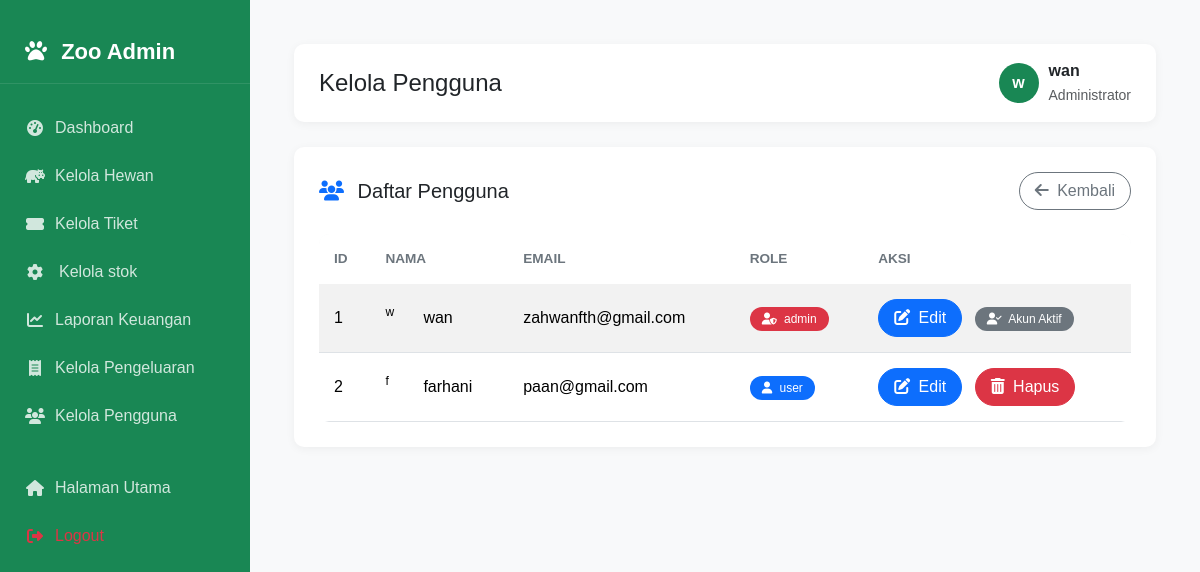
Screenshot of /admin/users.php (signed in) with the database file from the repository.
### tables this page shows
CREATE TABLE `users` (
  `id` int NOT NULL,
  `nama` varchar(100) NOT NULL,
  `email` varchar(100) NOT NULL,
  `password` varchar(255) NOT NULL,
  `role` enum('admin','user') DEFAULT 'user'
);

### admin/users.php (the view, shortened to what this page needs)
<?php
include "../database/conn.php";
$query = "SELECT * FROM users ORDER BY id DESC";
$result = $conn->query($query);
?>
<!DOCTYPE html>
<html lang="id">
<head>
  <link href="https://cdn.jsdelivr.net/npm/bootstrap@5.3.2/dist/css/bootstrap.min.css" rel="stylesheet">
  <link rel="stylesheet" href="https://cdnjs.cloudflare.com/ajax/libs/font-awesome/6.4.0/css/all.min.css">
</head>
<body>
  <div class="d-flex">
    <main class="flex-grow-1 p-4">
      <?php include 'sidebar.php'; ?>
      <div class="main-content">
        <div class="header">
          <h4 class="mb-0">Kelola Pengguna</h4>
          <div class="user-info">
            <div class="avatar">
              <?= substr($_SESSION['nama'], 0, 1) ?>
            </div>
            <div>
              <p class="mb-0 fw-bold"><?= $_SESSION['nama'] ?></p>
              <small class="text-muted">Administrator</small>
            </div>
          </div>
        </div>
        <div class="content-card">
          <div class="d-flex justify-content-between align-items-center mb-4">
            <h5 class="mb-0">
              <i class="fas fa-users me-2 text-primary"></i> Daftar Pengguna
            </h5>
            <div>
              <a href="dashboard.php" class="btn btn-outline-secondary btn-action">
                <i class="fas fa-arrow-left me-1"></i> Kembali
              </a>
            </div>
          </div>
          <div class="table-container">
            <table class="table table-striped table-hover">
              <thead>
                <tr>
                  <th>ID</th>
                  <th>Nama</th>
                  <th>Email</th>
                  <th>Role</th>
                  <th>Aksi</th>
                </tr>
              </thead>
              <tbody>
                <?php
                if ($result->num_rows > 0):
                  $no = 1;
                  while ($user = $result->fetch_assoc()):
                ?>
                    <tr>
                      <td><?= $no++ ?></td>
                      <td>
                        <div class="d-flex align-items-center">
                          <div class="avatar me-2" style="width: 30px; height: 30px; font-size: 12px;">
                            <?= substr($user['nama'], 0, 1) ?>
                          </div>
                          <?= htmlspecialchars($user['nama']) ?>
                        </div>
                      </td>
                      <td><?= htmlspecialchars($user['email']) ?></td>
                      <td>
                        <span class="badge <?= $user['role'] == 'admin' ? 'bg-danger' : 'bg-primary' ?>">
                          <i class="fas <?= $user['role'] == 'admin' ? 'fa-user-shield' : 'fa-user' ?> me-1"></i>
                          <?= $user['role'] ?>
                        </span>
                      </td>
                      <td>
                        <a href="users.php?edit=<?= $user['id'] ?>" class="btn btn-primary btn-action me-2">
                          <i class="fas fa-edit me-1"></i> Edit
                        </a>
                        <?php if ($user['id'] != $_SESSION['user_id']): ?>
                          <a href="users.php?delete=<?= $user['id'] ?>" class="btn btn-danger btn-action"
                            onclick="return confirm('Yakin ingin menghapus pengguna ini?')">
                            <i class="fas fa-trash-alt me-1"></i> Hapus
                          </a>
                        <?php else: ?>
                          <span class="badge bg-secondary">
                            <i class="fas fa-user-check me-1"></i> Akun Aktif
                          </span>
                        <?php endif; ?>
                      </td>
                    </tr>
                  <?php endwhile;
                endif; ?>
              </tbody>
            </table>
          </div>
        </div>
      </div>
  </div>
</body>
</html>

### admin/users.php (style rules this page uses)
:root { --primary-color: #198754; --secondary-color: #0d6efd; --accent-color: #ffc107; --sidebar-width: 250px; }
body { font-family: 'Poppins', sans-serif; background-color: #f8f9fa; overflow-x: hidden; }
.main-content { margin-left: var(--sidebar-width); padding: 20px; transition: all 0.3s; }
.header { background: white; padding: 15px 25px; border-radius: 10px; box-shadow: 0 2px 10px rgba(0, 0, 0, 0.05); margin-bottom: 25px; display: flex; justify-content: space-between; align-items: center; }
.content-card { background: white; border-radius: 10px; box-shadow: 0 2px 10px rgba(0, 0, 0, 0.05); padding: 25px; margin-bottom: 25px; }
.table-container { border-radius: 10px; overflow: hidden; }
.table { margin-bottom: 0; }
.table thead { background-color: #f8f9fa; }
.table thead th { border-bottom: none; font-weight: 600; text-transform: uppercase; font-size: 0.85rem; color: #6c757d; padding: 15px; }
.table tbody td { padding: 15px; vertical-align: middle; }
.badge { padding: 6px 12px; font-weight: 500; border-radius: 50px; }
.btn-action { border-radius: 50px; padding: 6px 15px; font-weight: 500; transition: all 0.3s; }
.user-info { display: flex; align-items: center; gap: 10px; }
.user-info .avatar { width: 40px; height: 40px; border-radius: 50%; background: var(--primary-color); color: white; display: flex; align-items: center; justify-content: center; font-weight: 600; }

### rows the page displays
users: nama "w", nama "wan", email "zahwanfth@gmail.com", role "admin", shows "Akun Aktif"
users: nama "f", nama "farhani", email "paan@gmail.com", role "user"

### other values shown
substr($_SESSION['nama'], 0, 1) "w"
$_SESSION['nama'] "wan"
